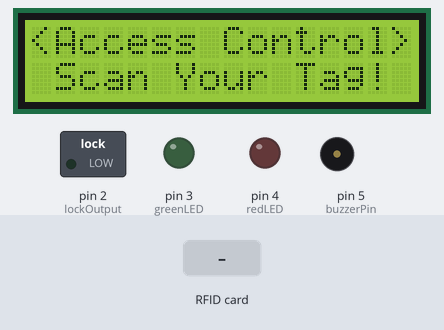
Recording of a sketch running on a simulated Arduino Uno, built with avr-gcc and run on an emulated ATmega328P. Shown: 16×2 character LCD, switched loads named in the sketch (green lamp = pin HIGH), output pins drawn as LEDs (lit = HIGH), buzzer (waves = sounding, pin HIGH). Inputs (shaded band) come from the test bench. Pins used as bus, display or sensor lines are not drawn.

Above: at 1.3 s.
1.4 s: RFID card 49 A1 DE 6E held to the reader
At 2.1 s:
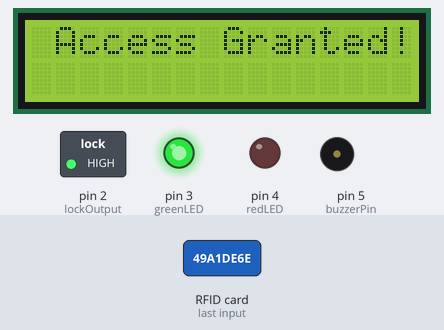
2.9 s: RFID card 5E 7A 19 C4 held to the reader
At 5.45 s:
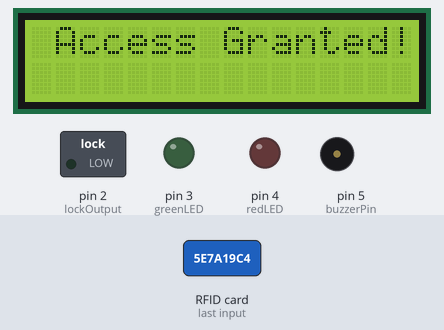
At 6.3 s:
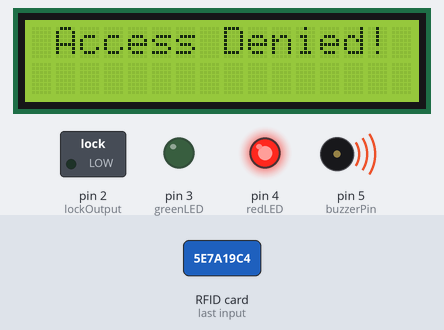
Timing chart, 0 to 8.0 s (numbered marks = the images above; inputs shaded):
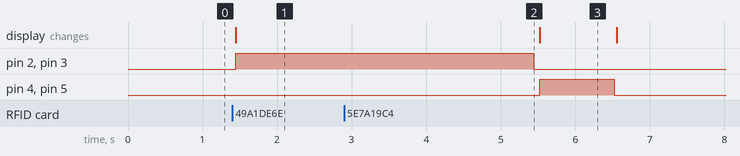

The sketch:

main.ino
```cpp
//Arduino Door Lock Access Control Project

#include <SPI.h>
#include <MFRC522.h>
#include <LiquidCrystal_I2C.h>

#define SS_PIN 10
#define RST_PIN 9

// Instance of the class MFRC522
MFRC522 rfid(SS_PIN, RST_PIN);

// Create LCD object : Use 0x27 If 0x3F Doesn't work
LiquidCrystal_I2C lcd(0x3F, 16, 2);

// Init array that will store new NUID
byte nuidPICC[4];

// Put Your access NUID Here
byte master[4] = {0x49, 0xA1, 0xDE, 0x6E};

// Pin connected to lock relay signal
int lockOutput = 2;

int greenLED = 3;
int redLED = 4;
int buzzerPin = 5;


void setup() {
  SPI.begin(); // Init SPI bus
  rfid.PCD_Init(); // Init MFRC522

  // Setup LCD with backlight and initialize
  lcd.init();
  lcd.backlight();
  printWelcomeMessage();

  // Set OUTPUT pins
  pinMode(lockOutput, OUTPUT);
  pinMode(greenLED, OUTPUT);
  pinMode(redLED, OUTPUT);
  pinMode(buzzerPin, OUTPUT);
}

void loop() {

  // Reset the loop if no new card present on the sensor/reader
  if ( ! rfid.PICC_IsNewCardPresent())
    return;

  // Verify if the NUID has been readed
  if ( ! rfid.PICC_ReadCardSerial())
    return;

  // Store NUID into nuidPICC array
  for (byte i = 0; i < 4; i++) {
    nuidPICC[i] = rfid.uid.uidByte[i];
  }

  // Checks whether the scanned tag is authorized
  if (getAccessState(master, nuidPICC) == true) {
    lcd.clear();
    lcd.setCursor(0, 0);
    lcd.print(" Access Granted!");

    // Turn on relay & green LED for 5 seconds
    digitalWrite(lockOutput, HIGH);
    digitalWrite(greenLED, HIGH);
    delay(4000);
    digitalWrite(lockOutput, LOW);
    digitalWrite(greenLED, LOW);

    delay(25);  //To fix (LCD, Solenoid) issue
    printWelcomeMessage();

  } else {
    lcd.clear();
    lcd.setCursor(0, 0);
    lcd.print(" Access Denied!");

    digitalWrite(redLED, HIGH);
    digitalWrite(buzzerPin, HIGH);
    delay(1000);
    digitalWrite(redLED, LOW);
    digitalWrite(buzzerPin, LOW);

    printWelcomeMessage();

  }
  // Halt PICC
  rfid.PICC_HaltA();

  // Stop encryption on PCD
  rfid.PCD_StopCrypto1();

}

bool getAccessState(byte accessCode[], byte newCode[]) {
  for (byte i = 0; i < 4; i++) {
    if (newCode[i] != accessCode[i]) {
      return false;
    }
  }
  return true;
}

void printWelcomeMessage() {
  lcd.clear();
  lcd.print("<Access Control>");
  lcd.setCursor(0, 1);
  lcd.print(" Scan Your Tag!");
}
```

Measured:
- after the input at 1.4 s, pin 2 (lockOutput), pin 3 (greenLED): LOW → HIGH after 0.05 s; the display: changes after 0.05 s (image 1)
- after the input at 2.9 s, pin 4 (redLED), pin 5 (buzzerPin): LOW → HIGH after 2.6 s, → LOW 1.0 s later; the display: changes after 2.6 s (image 3)
- what the display in image 3 shows lasts 1.1 s, from 5.5 s to 6.6 s
